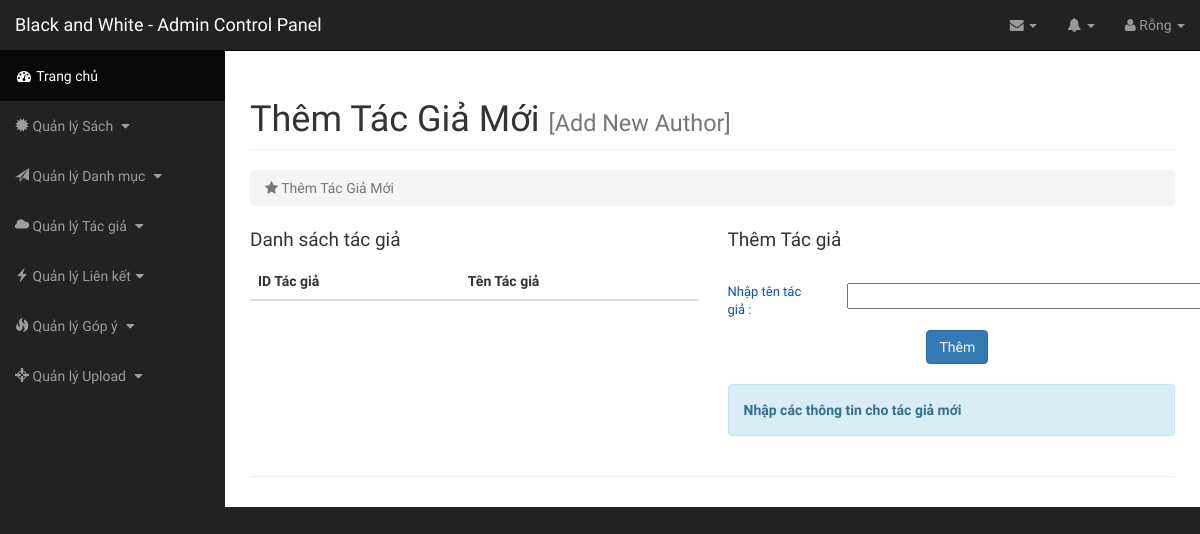
/admin/index.php?page=them-tac-gia, run on an earlier commit of the app's database.
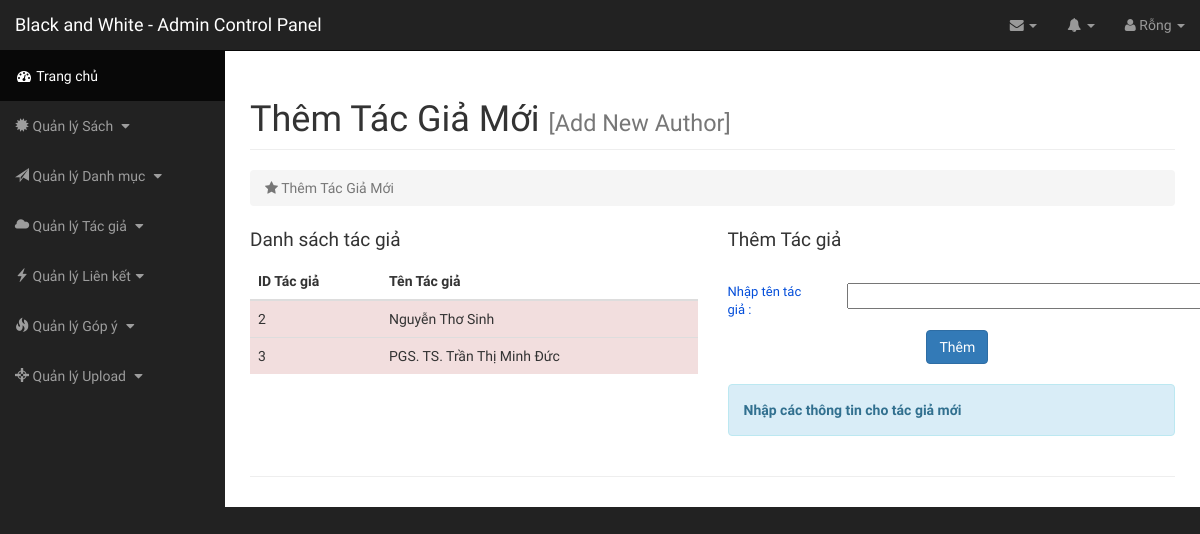
And on a later commit of the database.
### tables this page shows
CREATE TABLE `author` (
  `authorid` int(100) NOT NULL,
  `authorname` varchar(255) NOT NULL,
  `degree` varchar(255) NOT NULL
);

### class/Db.class.php (called while the page is built, shortened)
<?php
class Db{
	private $conn = null;
	public function __construct()
	{
		$host ="mysql:host=". HOST."; dbname=". DB_NAME;
		try
		{
			$this->conn = new PDO($host, DB_USER, DB_PASS);
			$this->conn->query("set names 'utf8' ");
		}
		catch (PDOException $e)
		{
			echo "Không thể kết nối cơ sở dữ liệu";
		}
	}
	private function query($sql, $arr = array(), $mode = PDO::FETCH_ASSOC)
	{
		$pre = $this->conn->prepare($sql);
		if(!$pre->execute($arr))
		{
			echo "Không thể thực thi"; exit;
		}
		return $pre->fetchAll($mode);
	}
	public function select($sql, $arr = array(), $mode = PDO::FETCH_ASSOC)
	{
		return $this->query($sql, $arr, $mode);
	}
}
?>

### admin/inc/addauthor.php (the view)
<div id="page-wrapper">
    <div class="container-fluid">
        <div class="row">
            <div class="col-lg-12">
                <h1 class="page-header">
                    Thêm Tác Giả Mới <small class="text-muted">[Add New Author]</small>
                </h1>
                <ol class="breadcrumb">
                    <li class="active">
                        <i class="fa fa-star"></i> Thêm Tác Giả Mới
                    </li>
                </ol>
            </div>
        </div>
        <div class="catlist">
          <div class="row">
            <div class="col-sm-6">
              <p class="cat-title">Danh sách tác giả</p>
              <table class="table">
      <thead>
        <tr>
          <th>ID Tác giả</th>
          <th>Tên Tác giả</th>
        </tr>
      </thead>
      <tbody>
        <?php
          $sql = "SELECT * FROM author";
          $rows = $obj->select($sql);
          foreach ($rows as $row) {
        ?>
        <tr class="danger">
          <td class="success"><?php echo $row["authorid"]; ?></td>
          <td><?php echo $row["authorname"]; ?></td>
        </tr>
        <?php
          }
        ?>
      </tbody>
    </table>
            </div>
            <div class="col-sm-6">
              <p class="cat-title">Thêm Tác giả</p>
              <br>
              <div class="row">
                <div class="col-sm-3">
                  <p class="newcatname">Nhập tên tác giả :</p>
                </div>
                <div class="col-sm-6">
                <input type="text" name="" class="form-controls" size="40" id="addauthor-name">
                </div>
                <div class="col-sm-3" id="checkname">
                </div>
              </div>
              <div class="row">
                <div class="col-sm-5">
                </div>
                <div class="col-sm-7">
                  <button type="button" class="btn btn-primary" id="addauthor-button">Thêm</button>
                </div>
              </div>
              <br>
              <div class="row">
                <div class="col-sm-12 text-sm-center">
                  <div class="alert alert-info" role="alert" id="addauthor-status">
                    <strong>Nhập các thông tin cho tác giả mới</strong>
                  </div>
                </div>
              </div>
            </div>
          </div>
        </div>
        <hr>
    </div>
</div>

What changed in the data, as far as the page shows it:
added author: authorid "2", authorname "Nguyễn Thơ Sinh"
added author: authorid "3", authorname "PGS. TS. Trần Thị Minh Đức"
